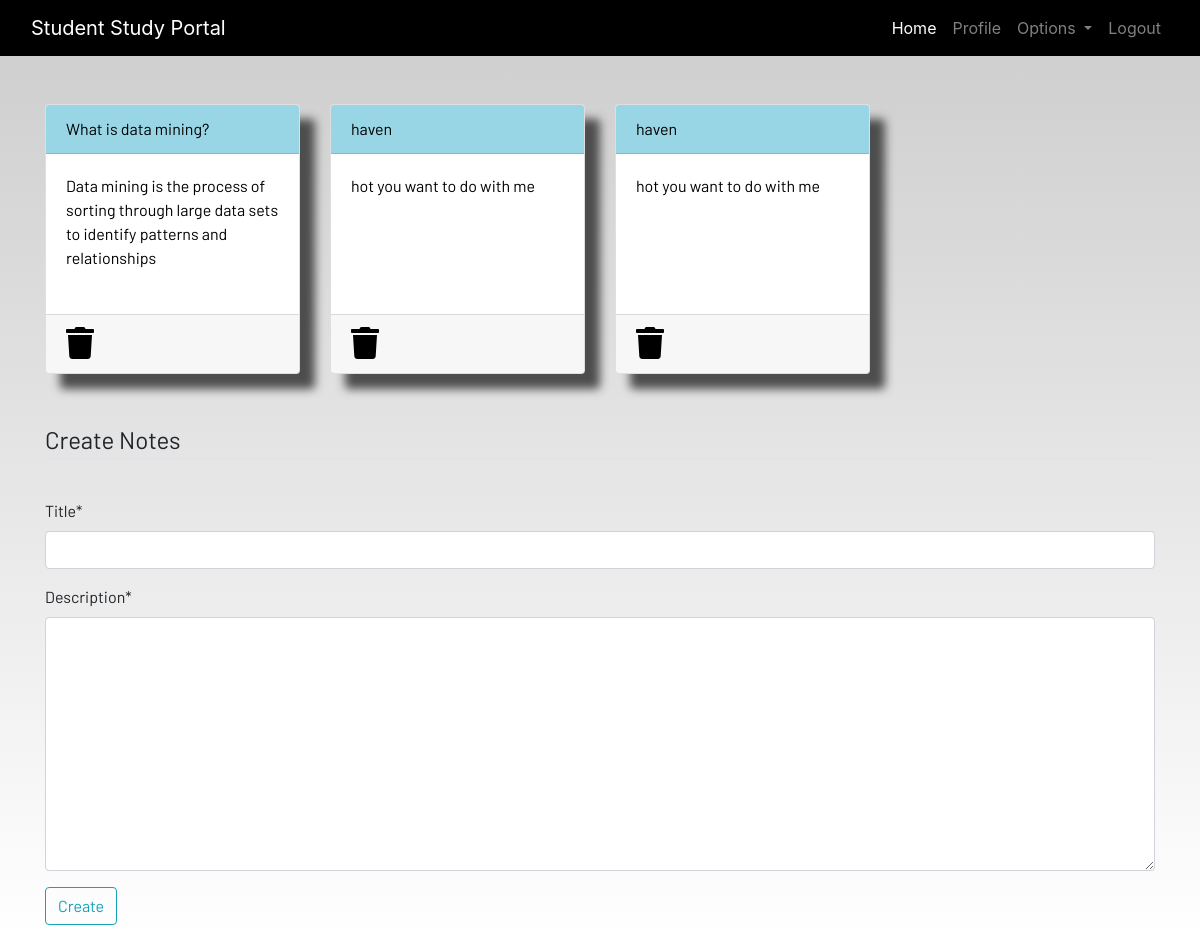
Screenshot of /notes (signed in) with the database file from the repository.
### dashboard/models.py (models this page shows, shortened)
class Notes(models.Model): #user: root password: 12345
    user = models.ForeignKey(User,on_delete=models.CASCADE)
    title = models.CharField(max_length=200)
    description = models.TextField()
    class Meta:
        verbose_name = "notes"
        verbose_name_plural = "notes"

### dashboard/views.py (the view)
# urls.py: path('notes', views.notes, name='notes'),
@login_required
def notes(request):
    if request.method == 'POST':
        form = NotesForm(request.POST)
        if form.is_valid():
            notes = Notes(user=request.user,title=request.POST['title'], description=request.POST['description'])
            notes.save()
        messages.success(request,f"Notes Added from {request.user} successfully|")
    else:
        form = NotesForm()
    notes = Notes.objects.filter(user=request.user)
    contex={
        'notes': notes,
        'form':form
    }
    return render(request, 'dashboard/notes.html', contex)

### dashboard/forms.py
class NotesForm(forms.ModelForm):
    class Meta:
        model = Notes
        fields = ['title', 'description']

### dashboard/templates/dashboard/notes.html (shortened to what this page needs)
{% extends 'dashboard/base.html' %}
{% load static %}
{% load crispy_forms_tags %}
{% block content %}
<div class="container">
    <div class="row">
       {% for note in notes  %}
       <div class="col-md-3">
        <a href="{% url 'notes-detail' note.id %}">
            <div class="card">
                 <div class="card-header">{{note.title}}</div>
                <div class="card-body">{{note.description|slice:"0:100"}}</div>
                <div class="card-footer mt-auto "><a href="{% url 'deleteNots' note.id %}">
                    <i class="fa fa-trash fa-2x"></i></a>
                </div>
            </div><br>
        </a>
    </div>
       {% endfor %}
        <br><br>
    </div>
</div>
<br><br>
<div class="container">
    <form method="POST">
        <fieldset class="form-group">
            <legend class="border-bottom mb-4">Create Notes</legend>
        </fieldset>
        {{form|crispy}}
        <div class="form-group">
            <button href="" class="btn btn-outline-info" type="submit">
                Create
            </button>
        </div>
    </form>
</div>
{% endblock content %}

### static/css/main.css (style rules this page uses)
html { scroll-behavior: smooth; height: 100%; width: 100%; }
.card { box-shadow: 15px 15px 10px rgb(78, 77, 77); }
a { text-decoration: none !important; color: black; }
.card-header { color: black !important; background: rgb(152, 214, 230) !important; transition: 0.3s ease-in; }
html, body { max-width: 100%; overflow-x: hidden; height: 100%; width: 100%; }
body { background: linear-gradient(rgba(0, 0, 0, 0.2), rgba(255, 255, 255, 0.5)); overflow-x: hidden; background-repeat: no-repeat; }
.card-header { background-color: rgb(133, 204, 231); }
.col-md-3 .card { width: 100%; height: 100%; }
.fa { color: black; }

### rows the page displays
Notes: title "What is data mining?", description "Data mining is the process of sorting through large data sets to identify patterns and relationships"
Notes: title "haven", description "hot you want to do with me"
Notes: title "haven", description "hot you want to do with me"
